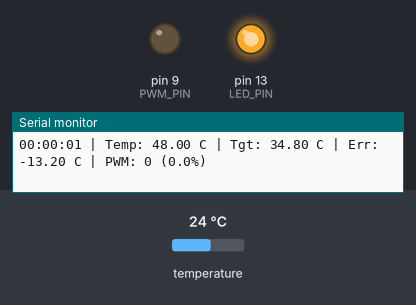
This sketch was run on a simulated Arduino Uno, built with avr-gcc and run on an emulated ATmega328P. Shown: output pins drawn as LEDs (lit = HIGH), the last lines printed to the serial monitor. Wiring (inferred from the names in the program): TMP102 temperature sensor at I2C address 0x48. Dashed ring = blinking. The inputs (shaded band) are chosen by the test bench; at power-on: temperature 24 °C.

Above: at 2.7 s.
2.8 s: temperature set to 12 °C
At 3.9 s:
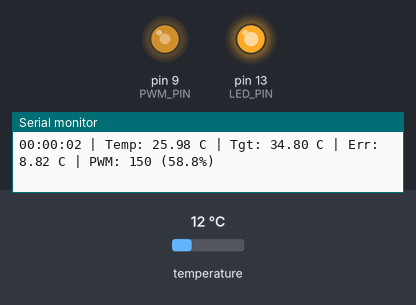
4.4 s: temperature set to 19 °C
At 5.3 s:
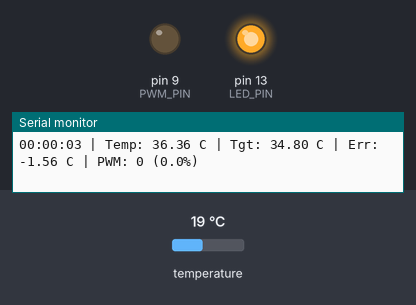
6.2 s: temperature set to 39.5 °C
8.8 s: temperature set to 40.4 °C
At 9.07 s:
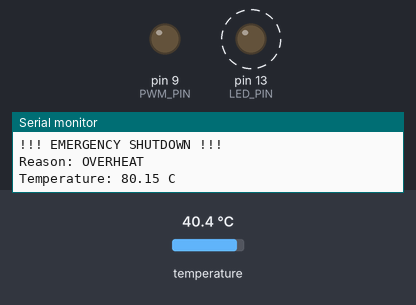
Timing chart, 0 to 12.8 s (numbered marks = the images above; inputs shaded):
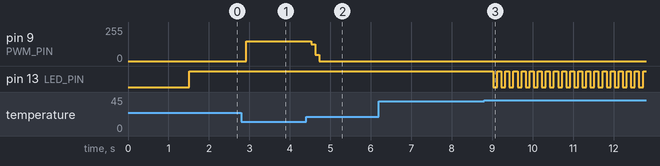

The sketch:

Closedloop_60peltier.ino
```cpp
#include <PID_v1.h>
#include <Wire.h>

// ========== PIN CONFIGURATION ==========
#define PWM_PIN 9
#define LED_PIN 13

// ========== TMP117 DIRECT I2C ==========
// ADD0 pin sets address: GND=0x48, Vcc=0x49, SDA=0x4A, SCL=0x4B
static uint8_t       tmp117Addr     = 0x48;
static const uint8_t TMP117_REG_TEMP = 0x00;

static const float   TMP117_RES     = 0.0078125f;

// ========== xEMPERATURE SETTINGS ==========
double targetTemp = 34.8;
double tempOffset = 0;

// Allow the temperature to rise slightly above the target without
// immediately increasing cooling. For example, with a 34.80 C target,
// 34.80 to 35.00 C is treated as the acceptable upper deadband.
const double UPPER_DEADBAND = 0;

// ========== PID TUNING ==========
double Kp = 60;
double Ki = 4.0;
double Kd = 5.0;

// ========== PID VARIABLES ==========
double currentTemp = 0.0;
double controlTemp  = 0.0;
double setpoint    = 0.0;
double pwmOutput   = 0.0;

// ========== SAFETY ==========
const double MAX_SAFE_TEMP = 80.0;
const double MIN_SAFE_TEMP = -5.0;

// ========== PID ==========
PID myPID(&controlTemp, &pwmOutput, &setpoint, Kp, Ki, Kd, DIRECT);

// ========== TIMING ==========
unsigned long lastDisplay   = 0;
const unsigned long displayInterval = 500;
unsigned long startTime     = 0;

// ========== SENSOR FILTERING ==========
unsigned long lastSensorRead  = 0;
const unsigned long sensorInterval = 100;
float filteredTemp = 0.0;
const float ALPHA  = 0.3;
bool firstRead     = true;

// ========== STATUS ==========
bool systemActive = true;

// ========================================
// TMP117 — scan all four possible addresses
// ========================================
bool detectTMP117() {
  const uint8_t candidates[] = { 0x48, 0x49, 0x4A, 0x4B };
  for (uint8_t i = 0; i < 4; i++) {
    uint8_t addr = candidates[i];
    Wire.beginTransmission(addr);
    Wire.write(TMP117_REG_TEMP);
    if (Wire.endTransmission() != 0) continue;
    Wire.requestFrom(addr, (uint8_t)2);
    if (Wire.available() < 2) continue;
    int16_t raw = ((int16_t)Wire.read() << 8) | Wire.read();
    float t = raw * TMP117_RES;
    if (t > -10.0f && t < 100.0f) {
      tmp117Addr = addr;
      return true;
    }
  }
  return false;
}

// ========================================
// TMP117 — read temperature register
// ========================================
float readTMP117() {
  Wire.beginTransmission(tmp117Addr);
  Wire.write(TMP117_REG_TEMP);
  if (Wire.endTransmission() != 0) return NAN;
  Wire.requestFrom(tmp117Addr, (uint8_t)2);
  if (Wire.available() < 2) return NAN;
  int16_t raw = ((int16_t)Wire.read() << 8) | Wire.read();
  return raw * TMP117_RES;
}

// ========================================
// SETUP
// ========================================
void setup() {
  Serial.begin(115200);
  delay(1000);

  pinMode(PWM_PIN, OUTPUT);
  pinMode(LED_PIN, OUTPUT);
  analogWrite(PWM_PIN, 0);

  Wire.begin();
  delay(500);

  Serial.println(F(""));
  Serial.println(F("========================================"));
  Serial.println(F("  PELTIER PID TEMPERATURE CONTROLLER"));
  Serial.println(F("========================================"));
  Serial.println(F(""));
  Serial.println(F("Scanning for TMP117..."));

  if (!detectTMP117()) {
    Serial.println(F("ERROR: TMP117 not found (0x48/49/4A/4B)"));
    Serial.println(F("Check: SDA, SCL, 3.3V, GND"));
    while (1) {
      digitalWrite(LED_PIN, !digitalRead(LED_PIN));
      delay(200);
    }
  }

  Serial.print(F("TMP117 found at 0x"));
  Serial.println(tmp117Addr, HEX);

  setpoint = targetTemp + tempOffset;
  myPID.SetMode(AUTOMATIC);
  myPID.SetOutputLimits(0, 150);
  myPID.SetSampleTime(sensorInterval);

  Serial.println(F(""));
  Serial.println(F("Configuration:"));
  Serial.print(F("Target:   ")); Serial.print(targetTemp, 2); Serial.println(F(" C"));
  Serial.print(F("Setpoint: ")); Serial.print(setpoint, 2);   Serial.println(F(" C"));
  Serial.print(F("Upper deadband: +")); Serial.print(UPPER_DEADBAND, 2); Serial.println(F(" C"));
  Serial.print(F("Kp/Ki/Kd: "));
  Serial.print(Kp, 1); Serial.print(F(" / "));
  Serial.print(Ki, 1); Serial.print(F(" / "));
  Serial.println(Kd, 1);

  startTime = millis();
}

// ========================================
// MAIN LOOP
// ========================================
void loop() {

  if (millis() - lastSensorRead >= sensorInterval) {
    lastSensorRead = millis();
    float raw = readTMP117();
    if (!isnan(raw)) {
      if (firstRead) {
        filteredTemp = raw;
        firstRead = false;
      } else {
        filteredTemp = ALPHA * raw + (1.0f - ALPHA) * filteredTemp;
      }
      currentTemp = filteredTemp;
    } else {
      Serial.println(F("ERROR: TMP117 read failed!"));
    }
  }

  if (!firstRead) {
    if (currentTemp > MAX_SAFE_TEMP) { emergencyShutdown(F("OVERHEAT"));  return; }
    if (currentTemp < MIN_SAFE_TEMP) { emergencyShutdown(F("UNDERHEAT")); return; }
  }

  if (systemActive && !firstRead) {
    // Upper deadband: when temperature is at/above the target but
    // no more than UPPER_DEADBAND higher, make the PID see the exact
    // setpoint so this small warm-up does not cause a correction.
    // Below target, normal PID control remains active.
    // Above target + deadband, normal PID cooling correction resumes.
    if (currentTemp >= setpoint && currentTemp <= (setpoint + UPPER_DEADBAND)) {
      controlTemp = setpoint;
    } else {
      controlTemp = currentTemp;
    }

    myPID.Compute();
    analogWrite(PWM_PIN, (int)pwmOutput);
    digitalWrite(LED_PIN, HIGH);
  } else if (!systemActive) {
    analogWrite(PWM_PIN, 0);
    digitalWrite(LED_PIN, LOW);
  }

  if (millis() - lastDisplay >= displayInterval) {
    lastDisplay = millis();
    displayStatus();
  }

  if (Serial.available() > 0) {
    handleSerialCommand();
  }
}

// ========================================
// DISPLAY STATUS
// ========================================
void displayStatus() {
  unsigned long elapsed = (millis() - startTime) / 1000;
  int hours   = elapsed / 3600;
  int minutes = (elapsed % 3600) / 60;
  int seconds = elapsed % 60;

  if (hours   < 10) Serial.print('0'); Serial.print(hours);   Serial.print(':');
  if (minutes < 10) Serial.print('0'); Serial.print(minutes); Serial.print(':');
  if (seconds < 10) Serial.print('0'); Serial.print(seconds);

  Serial.print(F(" | Temp: "));    Serial.print(currentTemp, 2);
  Serial.print(F(" C | Tgt: "));   Serial.print(setpoint, 2);
  Serial.print(F(" C | Err: "));   Serial.print(setpoint - currentTemp, 2);
  Serial.print(F(" C | PWM: "));   Serial.print((int)pwmOutput);
  Serial.print(F(" ("));           Serial.print((pwmOutput / 255.0) * 100.0, 1);
  Serial.println(F("%)"));
}

// ========================================
// EMERGENCY SHUTDOWN
// ========================================
// Takes a flash string (__FlashStringHelper) so callers can pass F("...")
void emergencyShutdown(const __FlashStringHelper* reason) {
  systemActive = false;
  analogWrite(PWM_PIN, 0);
  Serial.println(F(""));
  Serial.println(F("!!! EMERGENCY SHUTDOWN !!!"));
  Serial.print(F("Reason: "));      Serial.println(reason);
  Serial.print(F("Temperature: ")); Serial.print(currentTemp, 2); Serial.println(F(" C"));
  while (1) {
    digitalWrite(LED_PIN, !digitalRead(LED_PIN));
    delay(100);
  }
}

// ========================================
// SERIAL COMMAND HANDLER
// Fixed char buffer — no heap-allocating String object
// ========================================
void handleSerialCommand() {
  char    buf[32];
  uint8_t len = 0;

  while (Serial.available() && len < sizeof(buf) - 1) {
    char c = Serial.read();
    if (c == '\n') break;
    if (c == '\r') continue;
    buf[len++] = toupper((unsigned char)c);
  }
  buf[len] = '\0';

  if (strncmp(buf, "SET ", 4) == 0) {
    double v = atof(buf + 4);
    if (v > 0 && v < MAX_SAFE_TEMP) {
      targetTemp = v;
      setpoint   = targetTemp + tempOffset;
      Serial.print(F("Target: ")); Serial.print(targetTemp, 2); Serial.println(F(" C"));
    }
  }
  else if (strncmp(buf, "OFFSET ", 7) == 0) {
    tempOffset = atof(buf + 7);
    setpoint   = targetTemp + tempOffset;
    Serial.print(F("Offset: ")); Serial.println(tempOffset, 2);
  }
  else if (strncmp(buf, "KP ", 3) == 0) {
    Kp = atof(buf + 3); myPID.SetTunings(Kp, Ki, Kd);
    Serial.print(F("Kp: ")); Serial.println(Kp);
  }
  else if (strncmp(buf, "KI ", 3) == 0) {
    Ki = atof(buf + 3); myPID.SetTunings(Kp, Ki, Kd);
    Serial.print(F("Ki: ")); Serial.println(Ki);
  }
  else if (strncmp(buf, "KD ", 3) == 0) {
    Kd = atof(buf + 3); myPID.SetTunings(Kp, Ki, Kd);
    Serial.print(F("Kd: ")); Serial.println(Kd);
  }
  else if (strcmp(buf, "STATUS") == 0) { displayDetailedStatus(); }
  else if (strcmp(buf, "STOP")   == 0) {
    systemActive = false; analogWrite(PWM_PIN, 0);
    Serial.println(F("STOPPED"));
  }
  else if (strcmp(buf, "START")  == 0) {
    systemActive = true;
    Serial.println(F("STARTED"));
  }
  else if (strcmp(buf, "HELP")   == 0) { printHelp(); }
}

// ========================================
// DETAILED STATUS
// ========================================
void displayDetailedStatus() {
  Serial.println(F(""));
  Serial.println(F("===== STATUS ====="));
  Serial.print(F("Sensor:  TMP117 @ 0x")); Serial.println(tmp117Addr, HEX);
  Serial.print(F("Temp:    ")); Serial.print(currentTemp, 3); Serial.println(F(" C"));
  Serial.print(F("Target:  ")); Serial.print(targetTemp, 2);  Serial.println(F(" C"));
  Serial.print(F("PWM:     ")); Serial.println((int)pwmOutput);
  Serial.print(F("Kp/Ki/Kd: "));
  Serial.print(Kp); Serial.print(F("/")); Serial.print(Ki); Serial.print(F("/")); Serial.println(Kd);
  Serial.println(F("=================="));
}

// ========================================
// HELP
// ========================================
void printHelp() {
  Serial.println(F(""));
  Serial.println(F("=== COMMANDS ==="));
  Serial.println(F("SET <temp>"));
  Serial.println(F("OFFSET <val>"));
  Serial.println(F("KP/KI/KD <val>"));
  Serial.println(F("STATUS / START / STOP"));
  Serial.println(F("================"));
}
```

Measured:
- the behaviour switches between 40 and 40.1 °C on temperature (found by bisection; images 2 and 3)
- after the input at 2.8 s, pin 9 (PWM_PIN): 0/255 → 150/255 after 0.12 s
- after the input at 4.4 s, pin 9 (PWM_PIN): 150/255 → 124/255 after 0.12 s, → 46/255 0.10 s later, → 0/255 0.10 s later
- after the input at 8.8 s, pin 13 (LED_PIN): alternates HIGH for 0.10 s and LOW for 0.10 s, starting after 0.23 s
